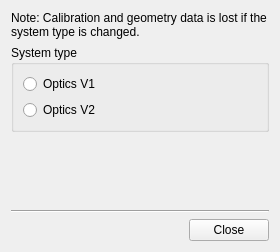
<?xml version="1.0" encoding="UTF-8"?>
<ui version="4.0">
 <class>Form</class>
 <widget class="QWidget" name="Form">
  <property name="windowModality">
   <enum>Qt::ApplicationModal</enum>
  </property>
  <property name="geometry">
   <rect>
    <x>0</x>
    <y>0</y>
    <width>280</width>
    <height>252</height>
   </rect>
  </property>
  <property name="windowTitle">
   <string>System type</string>
  </property>
  <layout class="QVBoxLayout" name="verticalLayout_4">
   <item>
    <layout class="QVBoxLayout" name="verticalLayout">
     <item>
      <layout class="QVBoxLayout" name="verticalLayout_6">
       <item>
        <widget class="QLabel" name="label_2">
         <property name="text">
          <string>Note: Calibration and geometry data is lost if the system type is changed.</string>
         </property>
         <property name="wordWrap">
          <bool>true</bool>
         </property>
        </widget>
       </item>
      </layout>
     </item>
     <item>
      <layout class="QHBoxLayout" name="horizontalLayout">
       <item>
        <widget class="QGroupBox" name="groupBox">
         <property name="title">
          <string>System type</string>
         </property>
         <layout class="QVBoxLayout" name="verticalLayout_3">
          <item>
           <layout class="QVBoxLayout" name="verticalLayout_2">
            <item>
             <widget class="QRadioButton" name="_radio_btn_v1">
              <property name="text">
               <string>Optics V1</string>
              </property>
             </widget>
            </item>
            <item>
             <widget class="QRadioButton" name="_radio_btn_v2">
              <property name="text">
               <string>Optics V2</string>
              </property>
             </widget>
            </item>
           </layout>
          </item>
         </layout>
        </widget>
       </item>
      </layout>
     </item>
     <item>
      <layout class="QVBoxLayout" name="verticalLayout_5">
       <item>
        <spacer name="verticalSpacer">
         <property name="orientation">
          <enum>Qt::Vertical</enum>
         </property>
         <property name="sizeHint" stdset="0">
          <size>
           <width>20</width>
           <height>40</height>
          </size>
         </property>
        </spacer>
       </item>
      </layout>
     </item>
     <item>
      <widget class="Line" name="line">
       <property name="orientation">
        <enum>Qt::Horizontal</enum>
       </property>
      </widget>
     </item>
     <item>
      <layout class="QHBoxLayout" name="horizontalLayout_2">
       <item>
        <spacer name="horizontalSpacer">
         <property name="orientation">
          <enum>Qt::Horizontal</enum>
         </property>
         <property name="sizeHint" stdset="0">
          <size>
           <width>40</width>
           <height>20</height>
          </size>
         </property>
        </spacer>
       </item>
       <item>
        <widget class="QPushButton" name="_close_button">
         <property name="text">
          <string>Close</string>
         </property>
        </widget>
       </item>
      </layout>
     </item>
    </layout>
   </item>
  </layout>
 </widget>
 <resources/>
 <connections/>
</ui>
